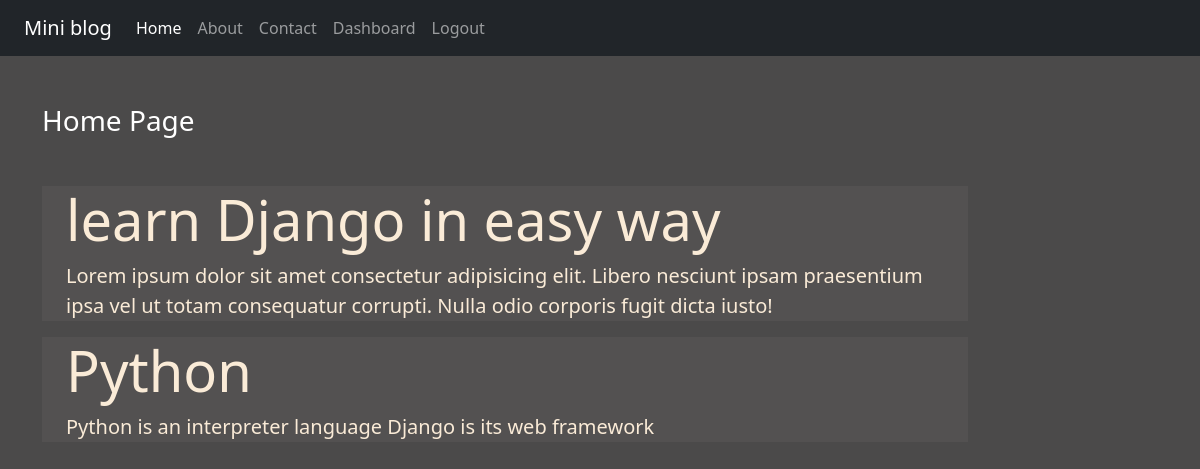
The app's page / (signed in) with its own data.
### blog/models.py (models this page shows)
class Post(models.Model):
    title = models.CharField(max_length=150)
    desc = models.TextField()

### blog/views.py (the view)
# urls.py: 2. Add a URL to urlpatterns:  path('', views.home, name='home')
def home(request):
    posts = Post.objects.all()
    return render(request, 'blog/home.html',{'posts': posts})

### blog/templates/blog/home.html
{% extends 'blog/base.html' %}
{% load static %}
    {% block content %}
        <div class="col-sm-10 ">
            <h3 class="text-white my-5">Home Page</h3>
            {% for post in posts %}
            <div class="jumbotron jumbotron-fluid jumbo-color">
                <div class="container">
                    <h1 class="display-4 font-weight-bold">{{post.title}}</h1>
                    <p class="lead">{{post.desc}}</p>
                </div>
            </div>
            {% endfor %}
        </div>
    {% endblock content %}

### blog/static/blog/css/style.css (style rules this page uses)
body { background-color: rgb(75, 74, 74); color: antiquewhite; }
.jumbo-color { background-color:rgb(83, 81, 81) }

### records on screen
Post: title "learn Django in easy way", desc "Lorem ipsum dolor sit amet consectetur adipisicing elit. Libero nesciunt ipsam praesentium ipsa vel ut totam consequatur corrupti. Nulla odio corporis fugit dicta iusto!"
Post: title "Python", desc "Python is an interpreter language Django is its web framework"
